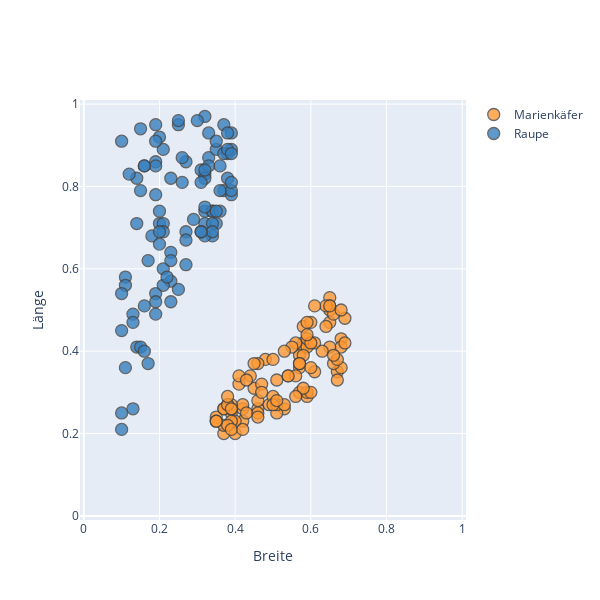

The notebook cell saved with this chart:
### Code cell
# Dieser Quelltext ist nicht prüfungsrelevant.

df_kaefer.iplot('scatter', mode = 'markers',  layout = square_layout,
               x = 'Breite',
               y = 'Länge',
               categories = 'Insekt',
               hline=0.54)
